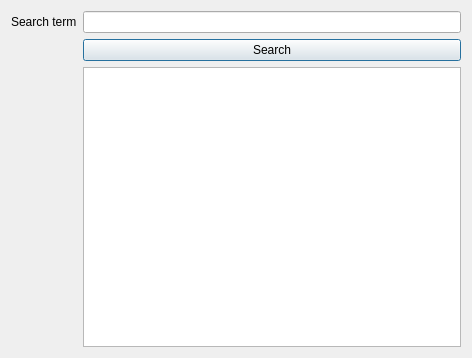
<?xml version="1.0" encoding="UTF-8"?>
<ui version="4.0">
 <class>BrowseAccountsDial</class>
 <widget class="QDialog" name="BrowseAccountsDial">
  <property name="geometry">
   <rect>
    <x>0</x>
    <y>0</y>
    <width>472</width>
    <height>358</height>
   </rect>
  </property>
  <property name="windowTitle">
   <string>Dialog</string>
  </property>
  <layout class="QVBoxLayout" name="verticalLayout">
   <item>
    <layout class="QFormLayout" name="formLayout">
     <item row="0" column="0">
      <widget class="QLabel" name="searchTermLabel">
       <property name="text">
        <string>Search term</string>
       </property>
      </widget>
     </item>
     <item row="0" column="1">
      <widget class="QLineEdit" name="searchTermLineEdit"/>
     </item>
     <item row="2" column="1">
      <widget class="QPushButton" name="searchButton">
       <property name="text">
        <string>Search</string>
       </property>
      </widget>
     </item>
     <item row="3" column="1">
      <widget class="QListWidget" name="listWidget"/>
     </item>
    </layout>
   </item>
  </layout>
 </widget>
 <resources/>
 <connections/>
</ui>
